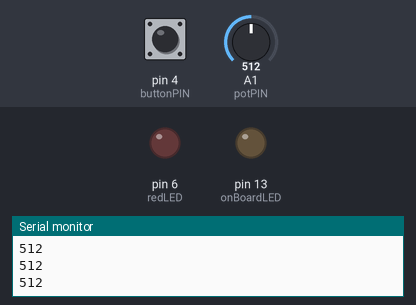
Bench run of a sketch on a simulated Arduino Uno, built with avr-gcc and run on an emulated ATmega328P. Shown: output pins drawn as LEDs (lit = HIGH), the last lines printed to the serial monitor. Dashed ring = blinking. The inputs (shaded band) are chosen by the test bench; at power-on: pin 4 (buttonPIN) LOW, A1 (potPIN) = 512.

Above: at 1.2 s.
1.3 s: pin 4 (buttonPIN) pulled HIGH for 1 s
At 2.08 s:
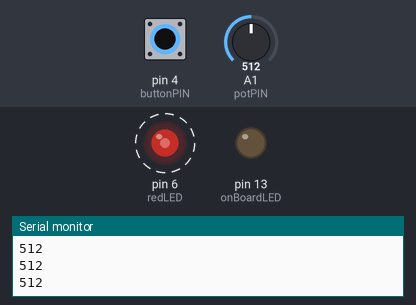
3.8 s: pin 4 (buttonPIN) pulled HIGH for 0.15 s
At 4.7 s:
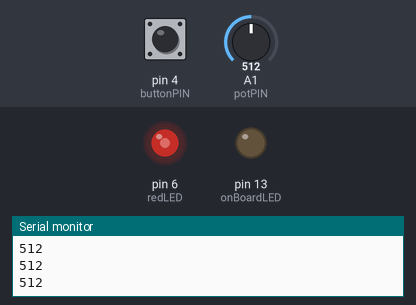
5.4 s: A1 (potPIN) set to 514
At 6.1 s:
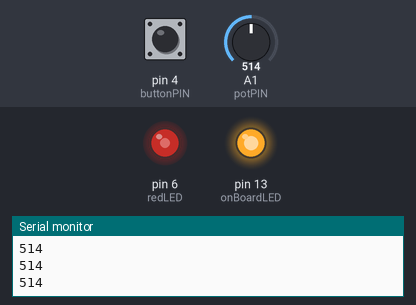
6.9 s: A1 (potPIN) set to 716
At 8.1 s:
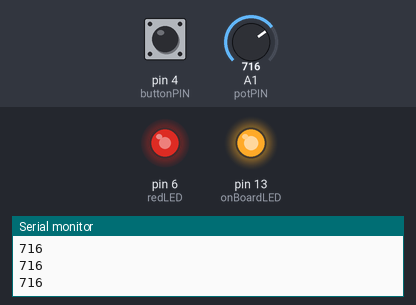
8.4 s: A1 (potPIN) set to 900
At 9.4 s:
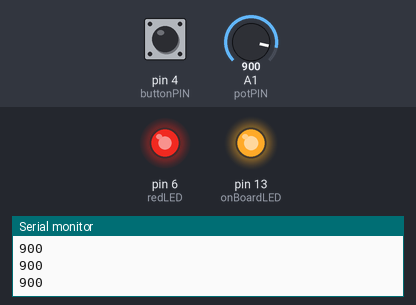
9.9 s: A1 (potPIN) set to 122
At 10.6 s:
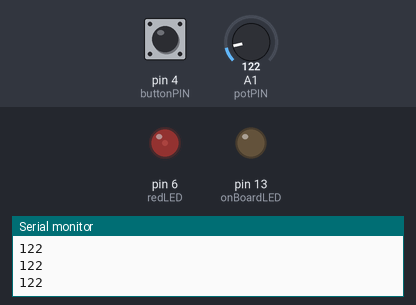
Timing chart, 0 to 12.4 s (numbered marks = the images above; inputs shaded):
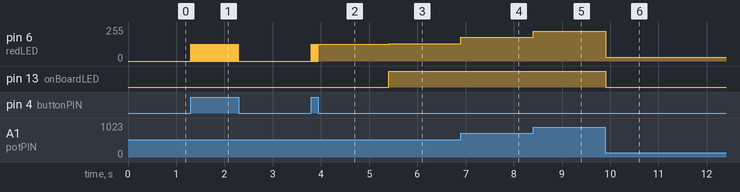

The sketch:

07.pulseWidthModulation.ino
```cpp
/*
  Author:

  Learning Intention:
  The students will learn what 'pulse width modulation' is and how to use it to write
  analogue data on a digital PIN.

  Success Criteria:
    1.  I understand what pulse width modulation is
    2.  I can identify the PWM PINS on the Arduino Uno
    3.  I can wire an RGB LED for PWM control in TINKERCAD
    5.  I can write PWM data to multiple pins and manually change the colour of the LED

  Student Notes:

  Documentation:
    https://www.w3schools.com/colors/colors_rgb.aspt
    https://github.com/TempeHS/TempeHS_Ardunio_Bootcamp/blob/main/07.pulseWidthModulation/Pulse-Width-Modulation.jpg
  Schematic:
    https://www.tinkercad.com/things/drNDsMxGMIY?sharecode=D6x4_xTTRl_zGs7B-XGqfbQhG_xgjj3TVS_c-GNTK-c
    https://github.com/TempeHS/TempeHS_Ardunio_Bootcamp/blob/main/07.pulseWidthModulation/Bootcamp-PWMOutput.png
*/

static unsigned int redLED = 6;
static unsigned int onBoardLED = 13;
static unsigned int buttonPIN = 4;
static unsigned int potPIN = A1;

unsigned long lastDebounceTime = 0;
unsigned long debounceDelay = 100; // milliseconds
int lastButtonState = LOW;
int buttonState = LOW;
bool onState = false;

void setup() {
  Serial.begin(9600);
  Serial.println("Serial monitor is configured to 9600 baud rate");
  Serial.println("--------------------");
  pinMode(redLED, OUTPUT);
  pinMode(onBoardLED, OUTPUT);
  pinMode(buttonPIN, INPUT);
}

void loop() {
  int reading = digitalRead(buttonPIN);

  if (reading != lastButtonState) {
    lastDebounceTime = millis();
  }

  if ((millis() - lastDebounceTime) > debounceDelay) {
    if(reading !=buttonState) {
      buttonState = reading;

      if (buttonState == HIGH) {
        onState != onState;
      }
    }
  }

  if (reading == true) {
    onState = !onState;
  }

  lastButtonState = reading;

  unsigned int dimmer = analogRead(potPIN);
  Serial.println(dimmer);
  dimmer = map(dimmer,0, 1023, 0, 255);

  if (onState) {
    analogWrite(redLED, dimmer);
    analogWrite(onBoardLED, dimmer);
  } else {
    analogWrite(redLED, false);
    analogWrite(onBoardLED, false);
  }

  delay(10);
}
// 
```

Measured:
- the behaviour switches between 513 and 514 on A1 (potPIN) (found by bisection; images 2 and 3)
- after the input at 1.3 s, pin 6 (redLED): alternates 127/255 for 0.01 s and 0/255 for 0.01 s, 96 changes in all, then stays 0/255, starting at once
- after the input at 3.8 s, pin 6 (redLED): alternates 127/255 for 0.01 s and 0/255 for 0.01 s, 15 changes in all, then stays 127/255, starting at once
- after the input at 5.4 s, pin 6 (redLED): 127/255 → 128/255 at once; pin 13 (onBoardLED): LOW → HIGH at once
- after the input at 6.9 s, pin 6 (redLED): 128/255 → 178/255 at once
- after the input at 8.4 s, pin 6 (redLED): 178/255 → 224/255 at once
- after the input at 9.9 s, pin 6 (redLED): 224/255 → 30/255 at once; pin 13 (onBoardLED): HIGH → LOW at once
